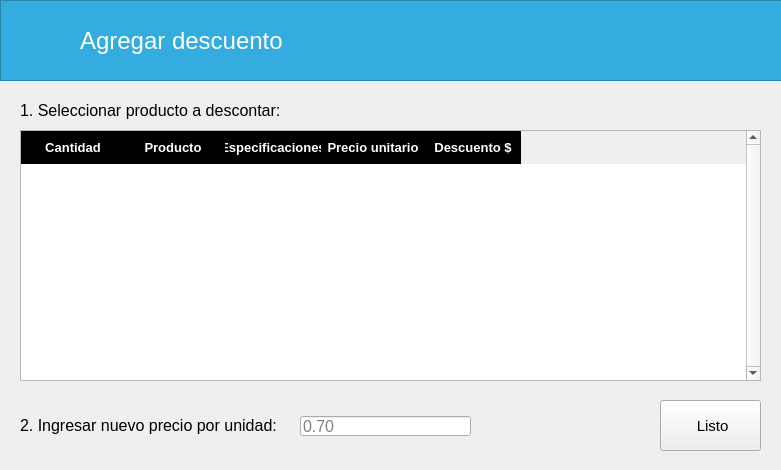
<?xml version="1.0" encoding="UTF-8"?>
<ui version="4.0">
 <class>AgregarDescuento</class>
 <widget class="QWidget" name="AgregarDescuento">
  <property name="windowModality">
   <enum>Qt::ApplicationModal</enum>
  </property>
  <property name="geometry">
   <rect>
    <x>0</x>
    <y>0</y>
    <width>781</width>
    <height>470</height>
   </rect>
  </property>
  <property name="windowTitle">
   <string>Form</string>
  </property>
  <widget class="QFrame" name="frame">
   <property name="geometry">
    <rect>
     <x>0</x>
     <y>0</y>
     <width>911</width>
     <height>81</height>
    </rect>
   </property>
   <property name="styleSheet">
    <string notr="true">background-color: rgb(52, 172, 224);</string>
   </property>
   <property name="frameShape">
    <enum>QFrame::StyledPanel</enum>
   </property>
   <property name="frameShadow">
    <enum>QFrame::Raised</enum>
   </property>
   <widget class="QLabel" name="label">
    <property name="geometry">
     <rect>
      <x>80</x>
      <y>20</y>
      <width>251</width>
      <height>41</height>
     </rect>
    </property>
    <property name="font">
     <font>
      <pointsize>18</pointsize>
     </font>
    </property>
    <property name="styleSheet">
     <string notr="true">color: rgb(255, 255, 255);</string>
    </property>
    <property name="text">
     <string>Agregar descuento</string>
    </property>
   </widget>
   <widget class="QLabel" name="lbRegresar">
    <property name="geometry">
     <rect>
      <x>20</x>
      <y>20</y>
      <width>41</width>
      <height>41</height>
     </rect>
    </property>
    <property name="cursor">
     <cursorShape>PointingHandCursor</cursorShape>
    </property>
    <property name="styleSheet">
     <string notr="true">image: url(:/img/resources/images/leftarrow.png);</string>
    </property>
    <property name="text">
     <string/>
    </property>
   </widget>
  </widget>
  <widget class="QLabel" name="label_2">
   <property name="geometry">
    <rect>
     <x>20</x>
     <y>100</y>
     <width>271</width>
     <height>21</height>
    </rect>
   </property>
   <property name="font">
    <font>
     <pointsize>12</pointsize>
    </font>
   </property>
   <property name="text">
    <string>1. Seleccionar producto a descontar:</string>
   </property>
  </widget>
  <widget class="QTableWidget" name="tabla_productos">
   <property name="geometry">
    <rect>
     <x>20</x>
     <y>130</y>
     <width>741</width>
     <height>251</height>
    </rect>
   </property>
   <property name="font">
    <font>
     <pointsize>10</pointsize>
    </font>
   </property>
   <property name="styleSheet">
    <string notr="true">QHeaderView::section {
	font: bold 10pt;
	color: rgb(255, 255, 255);
	background-color: rgb(0, 0, 0);
	border: 0px;

	padding-left: 4px;
	padding-top: 7px;
	padding-bottom: 7px;
}

QTableWidget {
	alternate-background-color: rgb(240, 240, 240);
}

QTableView {
    selection-background-color: rgb(85, 85, 255);
    selection-color: rgb(255, 255, 255);
}
QTableView:active {
    selection-background-color: rgb(85, 85, 255);
    selection-color: rgb(255, 255, 255);
}</string>
   </property>
   <property name="verticalScrollBarPolicy">
    <enum>Qt::ScrollBarAlwaysOn</enum>
   </property>
   <property name="sizeAdjustPolicy">
    <enum>QAbstractScrollArea::AdjustToContents</enum>
   </property>
   <property name="editTriggers">
    <set>QAbstractItemView::NoEditTriggers</set>
   </property>
   <property name="alternatingRowColors">
    <bool>true</bool>
   </property>
   <property name="selectionMode">
    <enum>QAbstractItemView::SingleSelection</enum>
   </property>
   <property name="selectionBehavior">
    <enum>QAbstractItemView::SelectRows</enum>
   </property>
   <property name="showGrid">
    <bool>false</bool>
   </property>
   <property name="wordWrap">
    <bool>true</bool>
   </property>
   <attribute name="horizontalHeaderMinimumSectionSize">
    <number>80</number>
   </attribute>
   <attribute name="verticalHeaderVisible">
    <bool>false</bool>
   </attribute>
   <column>
    <property name="text">
     <string>Cantidad</string>
    </property>
   </column>
   <column>
    <property name="text">
     <string>Producto</string>
    </property>
   </column>
   <column>
    <property name="text">
     <string>Especificaciones</string>
    </property>
   </column>
   <column>
    <property name="text">
     <string>Precio unitario</string>
    </property>
   </column>
   <column>
    <property name="text">
     <string>Descuento $</string>
    </property>
   </column>
  </widget>
  <widget class="QLabel" name="label_3">
   <property name="geometry">
    <rect>
     <x>20</x>
     <y>415</y>
     <width>311</width>
     <height>21</height>
    </rect>
   </property>
   <property name="font">
    <font>
     <pointsize>12</pointsize>
    </font>
   </property>
   <property name="text">
    <string>2. Ingresar nuevo precio por unidad:</string>
   </property>
  </widget>
  <widget class="QPushButton" name="btListo">
   <property name="geometry">
    <rect>
     <x>660</x>
     <y>400</y>
     <width>101</width>
     <height>51</height>
    </rect>
   </property>
   <property name="font">
    <font>
     <pointsize>11</pointsize>
    </font>
   </property>
   <property name="text">
    <string> Listo</string>
   </property>
   <property name="icon">
    <iconset resource="../../resources.qrc">
     <normaloff>:/img/resources/images/accept.png</normaloff>:/img/resources/images/accept.png</iconset>
   </property>
  </widget>
  <widget class="QLineEdit" name="txtPrecio">
   <property name="geometry">
    <rect>
     <x>300</x>
     <y>416</y>
     <width>171</width>
     <height>20</height>
    </rect>
   </property>
   <property name="font">
    <font>
     <pointsize>12</pointsize>
    </font>
   </property>
   <property name="placeholderText">
    <string>0.70</string>
   </property>
  </widget>
 </widget>
 <resources>
  <include location="../../resources.qrc"/>
 </resources>
 <connections/>
</ui>
